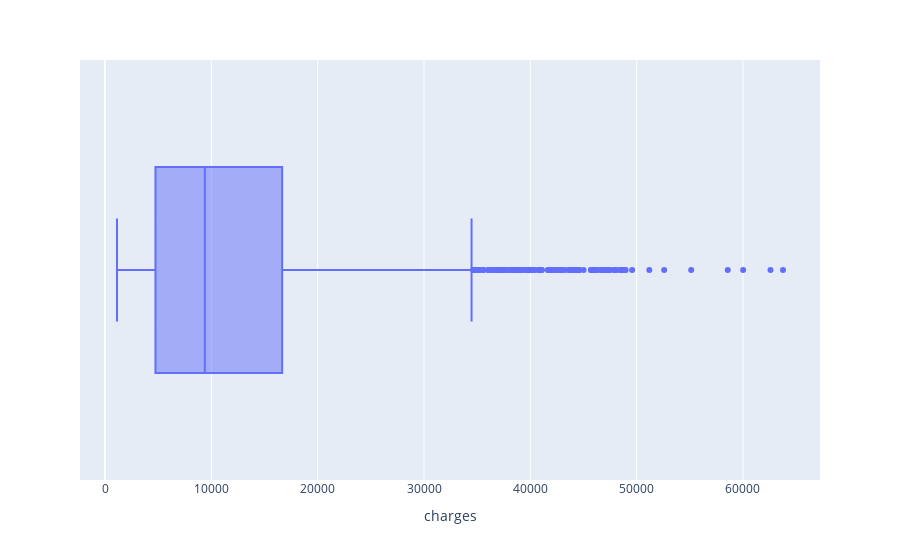

This figure's notebook cell:
### Markdown cell above
# Detect outliers for Continous Variables:
we use box-plot to visualize IQR equations 

study from these links to deeply understand:

### Code cell
fig = px.box(data_frame = data, x = 'charges' )
fig.update_layout(
    xaxis = dict(tickformat = ".0f")
)
fig.show()

### Figure 1 — Plotly figure (JSON) as saved in the notebook; plotly's stock layout.template omitted (floating-point values rounded to 4 significant figures; data arrays with more than 128 entries replaced by an {"elided": "..."} marker saying what was removed)
{"data": [{"alignmentgroup": "True", "hovertemplate": "charges=%{x}<extra></extra>", "legendgroup": "", "marker": {"color": "#636efa"}, "name": "", "notched": false, "offsetgroup": "", "orientation": "h", "showlegend": false, "type": "box", "x": {"elided": "1338 float values"}, "x0": " ", "xaxis": "x", "y0": " ", "yaxis": "y"}], "layout": {"boxmode": "group", "legend": {"tracegroupgap": 0}, "margin": {"t": 60}, "xaxis": {"anchor": "y", "domain": [0, 1], "tickformat": ".0f", "title": {"text": "charges"}}, "yaxis": {"anchor": "x", "domain": [0, 1]}}}
